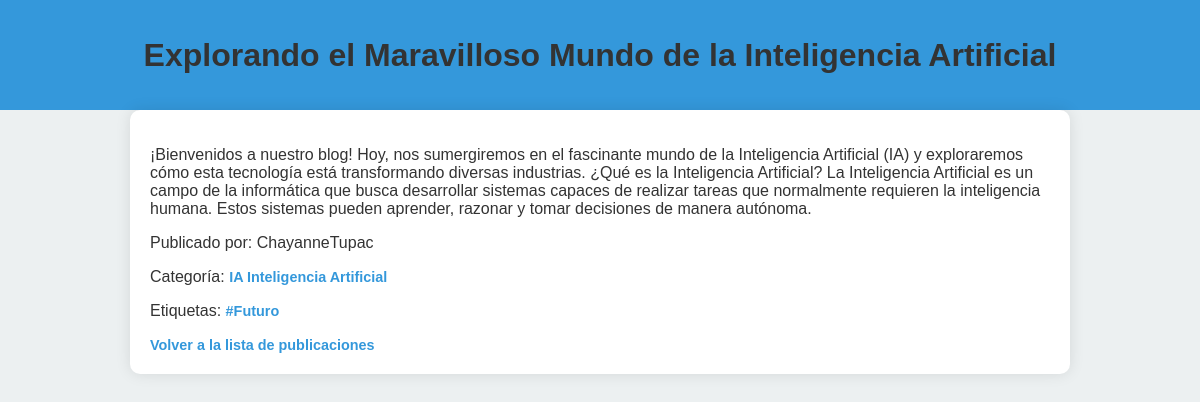
The app's page /post/1/ with its own data.
### blog/models.py (models this page shows, shortened)
class Post(models.Model):
    title = models.CharField(max_length=200)
    content = models.TextField()
    category = models.ForeignKey(Category, on_delete=models.CASCADE, null=True, blank=True)
    tags = models.ManyToManyField(Tag, blank=True)
    author = models.ForeignKey(User, on_delete=models.CASCADE)
    created_date = models.DateTimeField(auto_now_add=True)

class Category(models.Model):
    name = models.CharField(max_length=100)

class Tag(models.Model):
    name = models.CharField(max_length=50)

### blog/views.py (the view)
# urls.py: path('post/<int:post_id>/', post_detail, name='post_detail'),
def post_detail(request, post_id):
    post = get_object_or_404(Post, pk=post_id)
    return render(request, 'blog/post_detail.html', {'post': post})

### blog/templates/blog/post_detail.html (shortened to what this page needs)
<!DOCTYPE html>
<html lang="en">
<head>
    {% load static %}
    <link rel="stylesheet" type="text/css" href="{% static 'blog/css/styles.css' %}">
</head>
<body>
    <header>
        <h1>{{ post.title }}</h1>
    </header>
    <div class="container">
        <article>
            <p>{{ post.content }}</p>
            <div class="meta-info">
                <p class="author-info">Publicado por: {{ post.author.username }}</p>
                <p class="tags">Categoría:
                    {% if post.category %}
                        <a href="{% url 'blog:category_posts' post.category.id %}">{{ post.category.name }}</a>
                    {% else %}
                        Sin categoría
                    {% endif %}
                </p>
                <p class="tags">Etiquetas:
                    {% for tag in post.tags.all %}
                        <a href="{% url 'blog:tag_posts' tag.id %}">{{ tag.name }}</a>{% if not forloop.last %}, {% endif %}
                    {% endfor %}
                </p>
            </div>
        </article>
        <a href="{% url 'blog:post_list' %}" class="back-link">Volver a la lista de publicaciones</a>
    </div>
</body>
</html>

### blog/static/blog/css/styles.css (style rules this page uses)
body { font-family: 'Arial', sans-serif; margin: 0; padding: 0; background-color: #ecf0f1; color: #333; }
header { background-color: #3498db; color: #fff; text-align: center; padding: 1em 0; }
h1 { margin-bottom: 20px; font-size: 2em; color: #333; }
a { color: #3498db; text-decoration: none; font-weight: bold; font-size: 0.9em; }
.container { max-width: 900px; margin: 0 auto; padding: 20px; background-color: #fff; box-shadow: 0 0 15px rgba(0, 0, 0, 0.1); border-radius: 10px; }

### records on screen
Post: title "Explorando el Maravilloso Mundo de la Inteligencia Artificial", content "¡Bienvenidos a nuestro blog! Hoy, nos sumergiremos en el fascinante mundo de la Inteligencia Artificial (IA) y exploraremos cómo esta tecnología está transformando diversas industrias. ¿Qué es la Inteligencia Artificial? La Inteligencia Artificial es un campo de la informática que busca desarrollar sistemas capaces de realizar tareas que normalmente requieren la inteligencia humana. Estos sistemas pueden aprender, razonar y tomar decisiones de manera autónoma.", author.username "ChayanneTupac", category.name "IA Inteligencia Artificial"
Tag: name "#Futuro"
